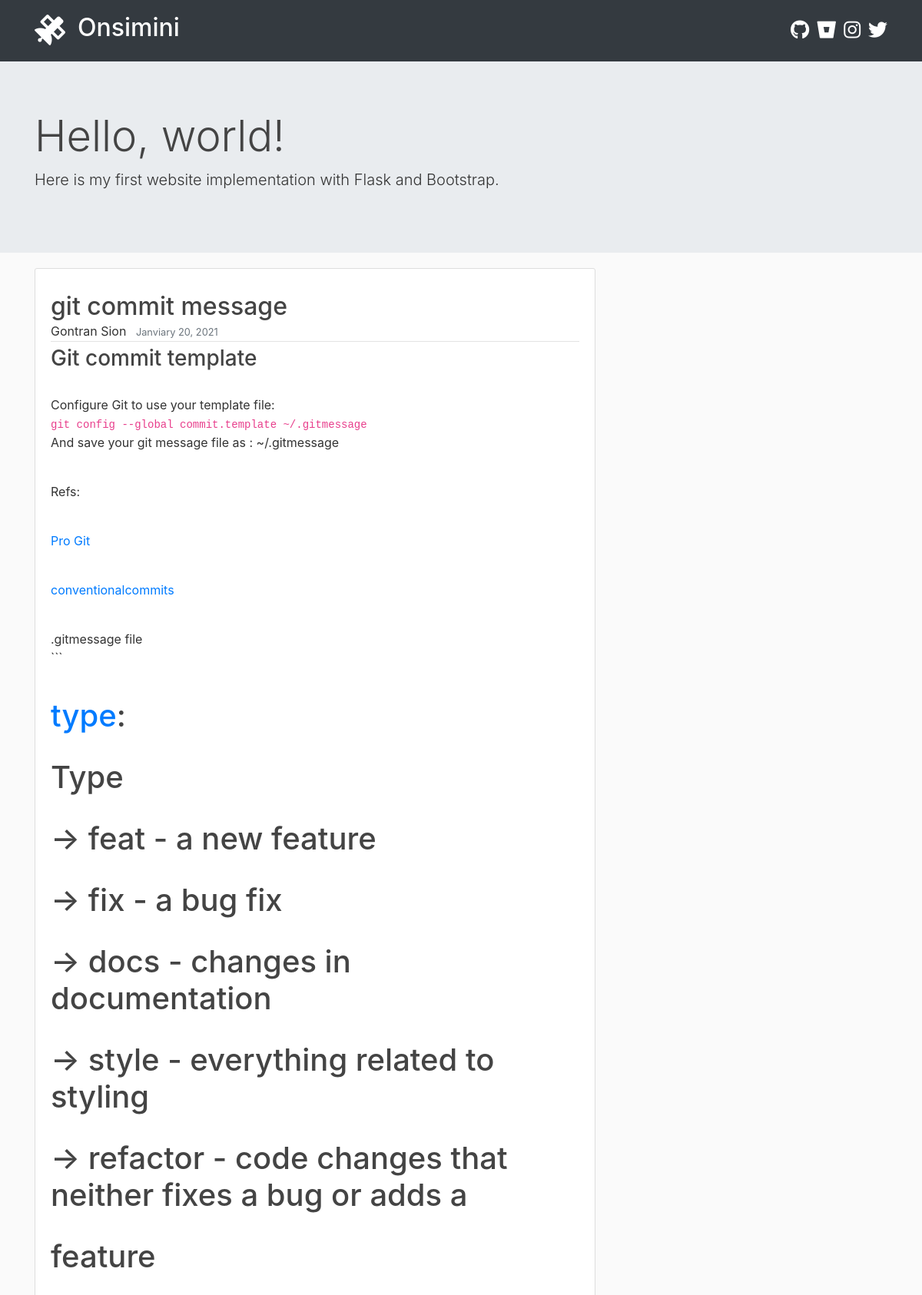
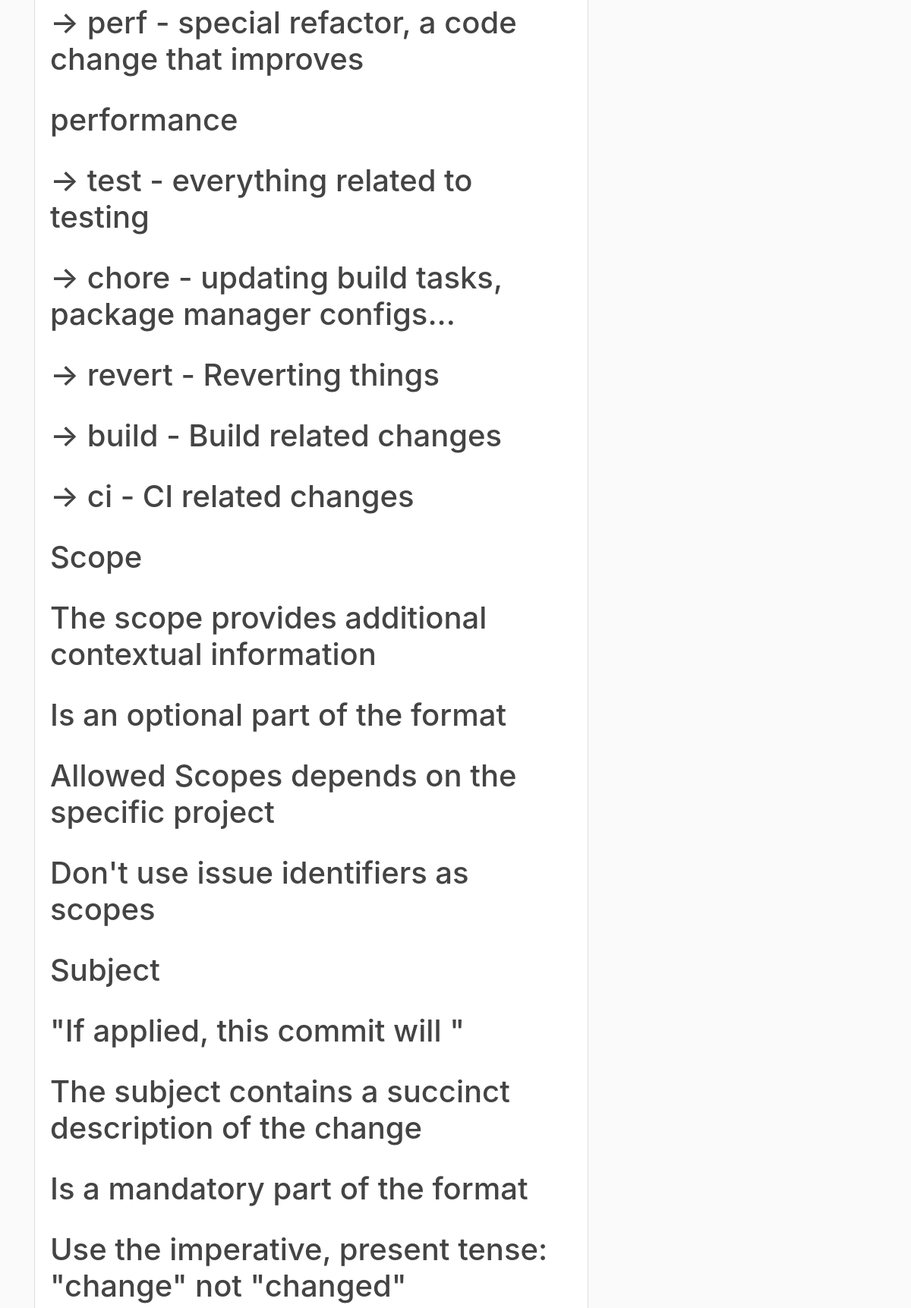
The page / (upper part) on the database its author committed (2 pictures, top to bottom).
### website/models.py (models this page shows, shortened)
class Post(db.Model):
    id = db.Column(db.Integer, primary_key=True)
    title = db.Column(db.String(100))
    content = db.Column(db.Text())
    author = db.Column(db.String(100))
    date = db.Column(db.String(100))

### website/blog/view.py (the view)
@blog.route('/')
def index():
    posts = Post.query.all()
    return render_template('blog/index.html', posts=posts)

### website/blog/templates/blog/index.html
{% extends "blog/layout.html" %}
{% block content_layout %}
<div class="jumbotron jumbotron-fluid" style="margin: 0px 0px 20px 0px;">
    <div class="container">
      <h1 class="display-4">Hello, world!</h1>
      <p class="lead">Here is my first website implementation with Flask and Bootstrap.</p>
    </div>
  </div>
<main role="main" class="container" style="min-height: 550px;">
    <div class="row">
      <div class="col-md-8">
        {% for post in posts %}
        <article class="media content-section">
          <div class="media-body">
            <h2 style="margin: 20px 0px 0px 0px;"><a class="article-title" href="#">{{ post.title }}</a></h2>
            <div class="article-metadata">
                <a class="mr-2">{{ post.author }}</a>
                <small class="text-muted">{{ post.date }}</small>
            </div>
            <div class="article-content" style="margin: 5px 0px 0px 0px;">{{ post.content|safe }}</div>
        </div>
        </article>
        {% endfor %}
      </div>
    </div>
  </main>
{% endblock content_layout %}

### website/blog/templates/blog/layout.html (shortened to what this page needs)
{% extends "blog/basic.html" %}
{% block content_basic %}
    <div class="jumbotron jumbotron-fluid bg-dark" style="height: 80px; padding-top: 10px; padding-bottom: 10px; margin-bottom: 0px;">
      <div class="container media align-self-center">
        <a href="{{url_for('blog.index')}}" class="media" style="text-decoration: none;">
          <span class="mr-3" style="font-size: 40px; color: white;">
            <i class="fas fa-satellite"></i>
          </span>
          <div class="media-body align-self-center">
            <h2 class="mt-0" style="color: white;">Onsimini</h2>
          </div>
        </a>
        <div class="col"></div>
        <a href="https://github.com/onsimini" class="media align-self-center">
          <span style="font-size: 25px; color: white; margin-right: 10px;">
            <i class="fab fa-github"></i>
          </span>
        </a>
        <a href="https://bitbucket.org/onsimini" class="media align-self-center">
          <span style="font-size: 25px; color: white; margin-right: 10px;">
            <i class="fab fa-bitbucket"></i>
          </span>
        </a>
        <a href="https://www.instagram.com/onsimini/" class="media align-self-center">
          <span style="font-size: 25px; color: white;">
            <i class="fab fa-instagram"></i>
          </span>
        </a>
        <a href="https://twitter.com/onsimini/" class="media align-self-center" style="padding-left: 10px;">
          <span style="font-size: 25px; color: white;">
            <i class="fab fa-twitter"></i>
          </span>
        </a>
      </div>
    </div>
    {% block content_layout %}{% endblock %}
{% endblock content_basic %}

### website/blog/templates/blog/basic.html (shortened to what this page needs)
<!DOCTYPE html>
<html>
<head>
    <link rel="stylesheet" href="https://maxcdn.bootstrapcdn.com/bootstrap/4.0.0/css/bootstrap.min.css">
    <link rel="stylesheet" type="text/css" href="{{ url_for('blog.static', filename='main.css') }}">
</head>
<body>
    {% block content_basic %}{% endblock %}
</body>
</html>

### website/blog/static/main.css (style rules this page uses)
body { background: #fafafa; color: #333333; }
h1, h2, h3, h4, h5, h6 { color: #444444; }
.content-section { background: #ffffff; padding: 10px 20px; border: 1px solid #dddddd; border-radius: 3px; margin-bottom: 20px; }
.article-title { color: #444444; }
.article-content { white-space: pre-line; }
.article-metadata { padding-bottom: 1px; margin-bottom: 4px; border-bottom: 1px solid #e3e3e3 }

### rows shown on the page
Post: title "git commit message", author "Gontran Sion", date "Janviary 20, 2021", content "Git commit template Configure Git to use your template file: git config --global commit.template ~/.gitmessage And save your git message file as : ~/.gitmessage Refs: Pro Git conventionalcommits .gitmessage file ``` type : Type -> feat - a new feature -> fix - a bug fix -> docs - changes in documentation -> style - everything related to styling -> refactor - code changes that neither fixes a bug or adds a feature -> perf - special refactor, a code change that improves performance -> test - everything related to testing -> chore - updating build tasks, package manager configs... -> revert - Reverting things -> build - Build related changes -> ci - CI related changes Scope The scope provides…"
